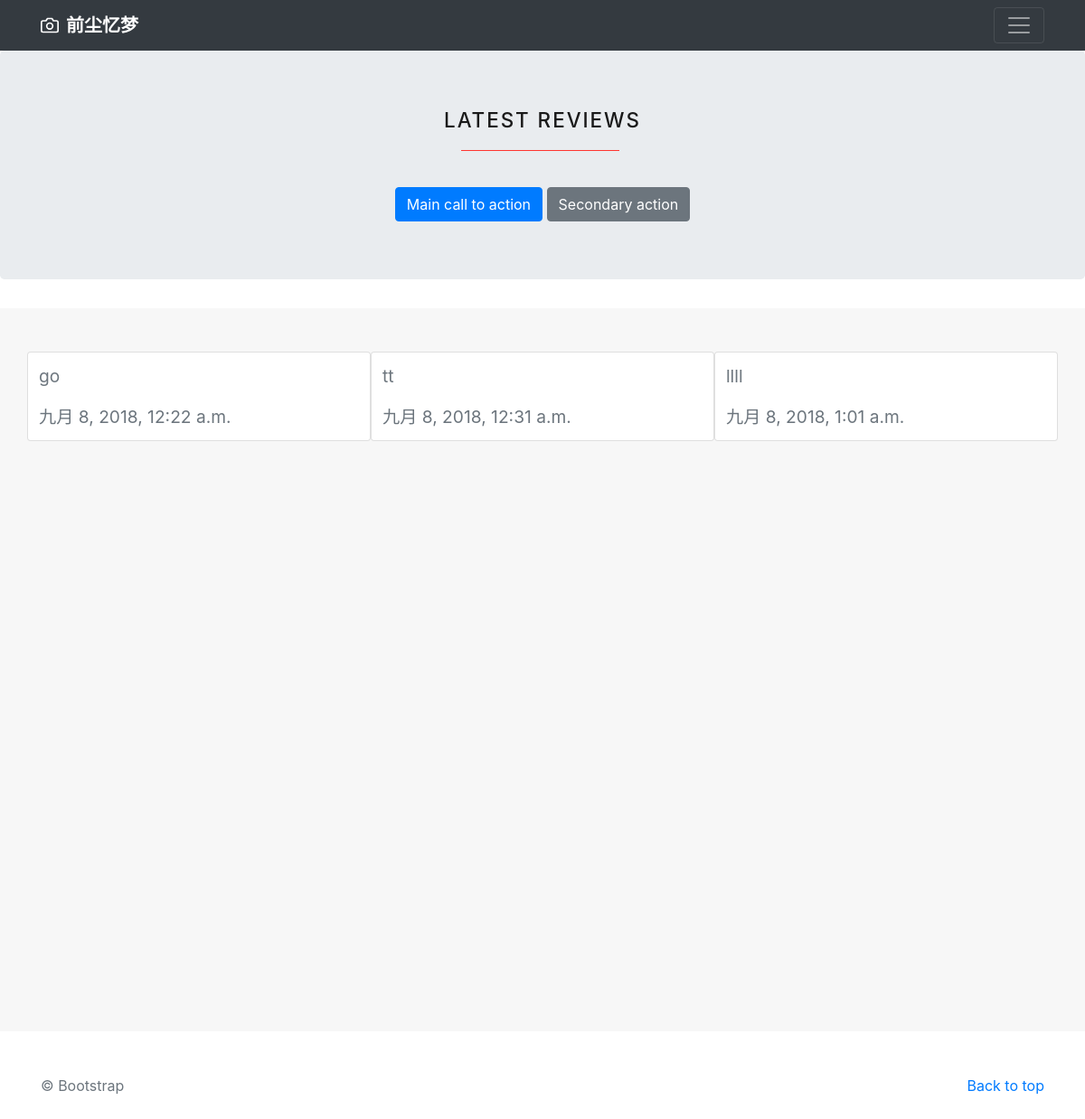
/, run on an earlier commit of the app's database.
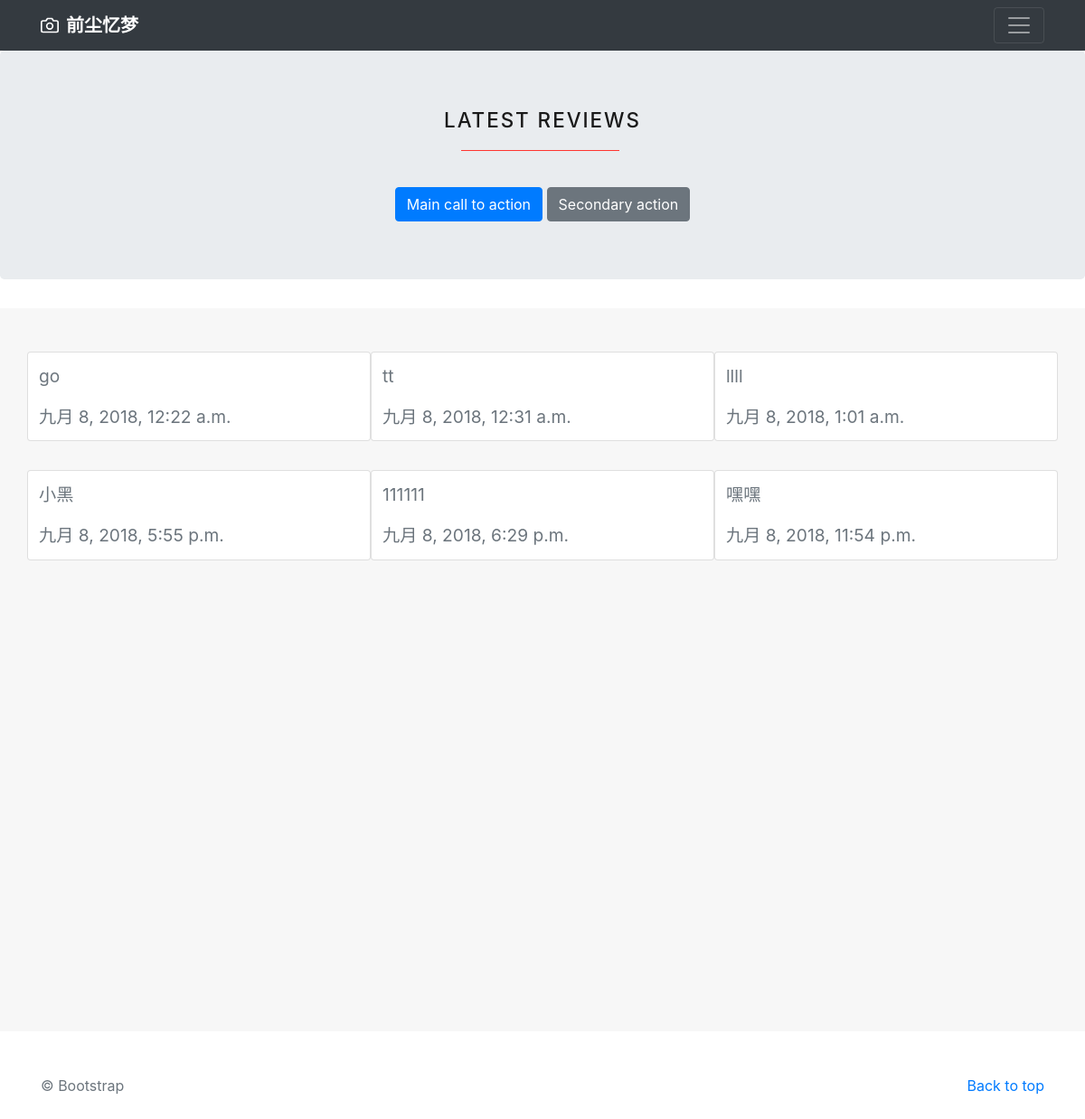
And on a later commit of the database.
### TYE/models.py (models this page shows, shortened)
class Archive(models.Model):
    title = models.TextField('标题', max_length=100)
    description = models.TextField('描述', max_length=2000, null=True, blank=True)
    votes = models.IntegerField('投票数', default=0, editable=False)
    file = models.FileField('文件', default=None, null=True, blank=True)
    img = models.ImageField('图片', null=True)
    img_thumbnail = ImageSpecField(
        source='img',
        processors=[Transpose(), SmartResize(200, 200)],
        format='JPEG',
        options={'quality': 75}
    )
    pub_date = models.DateTimeField('发布时间', default=datetime.now())
    days_of_born = models.IntegerField('出生天数', editable=False)

### TYE/views.py (the view)
# urls.py: path('', views.index, name='index'),
def index(request):
    template = loader.get_template('index.html')
    context = {'archives': Archive.objects.all()}
    return HttpResponse(template.render(context, request))

### templates/index.html
{% extends "base.html" %}
{% block main %}
    {% include "album.html" %}
{% endblock %}

### templates/base.html (shortened to what this page needs)
{% load static %}
{% load staticfiles %}
<!DOCTYPE html>
<html lang="en">
<head>
    <link rel="stylesheet" href="https://maxcdn.bootstrapcdn.com/bootstrap/4.0.0-beta.3/css/bootstrap.min.css"
>
    <link rel="stylesheet" href="{% static "album.css" %}">
    <link href="https://stackpath.bootstrapcdn.com/bootstrap/4.1.3/css/bootstrap.min.css" rel="stylesheet"
>
    <link href="{% static 'thickbox.css' %}" rel="stylesheet">
</head>
<body>
<header>
    <div class="navbar navbar-dark bg-dark">
        <div class="container d-flex justify-content-between">
            <a href="#" class="navbar-brand d-flex align-items-center">
                <strong>前尘忆梦</strong>
            </a>
            <button class="navbar-toggler collapsed" type="button" data-toggle="collapse" data-target="#navbarHeader" aria-controls="navbarHeader" aria-expanded="false"
                    aria-label="Toggle navigation">
                <span class="navbar-toggler-icon"></span>
            </button>
        </div>
    </div>
</header>
<main role="main">
    <section class="jumbotron text-center">
        <div class="container">
            <h1 class="page-title">
                <span>Latest Reviews</span>
            </h1>
            <p>
                <a href="#" class="btn btn-primary">Main call to action</a>
                <a href="#" class="btn btn-secondary">Secondary action</a>
            </p>
        </div>
    </section>
    {% block main %}
    {% endblock %}
</main>
<footer class="text-muted">
    <div class="container">
        <p class="float-right">
            <a href="#">Back to top</a>
        </p>
        <p>© Bootstrap</p>
    </div>
</footer>
</body>
</html>

### templates/album.html (shortened to what this page needs)
{% load staticfiles %}
{% load static %}
<div class="album text-muted">
    <div class="container">
        <div class="row">
            {% if archives %}
                {% for a in archives %}
                    <div class="card">
                        <p class="card-text">{{ a.description }}</p>
                        <p class="card-text">{{ a.pub_date }}</p>
                    </div>
                {% endfor %}
            {% endif %}
        </div>
    </div>
</div>

### static/album.css (style rules this page uses)
.navbar { margin-bottom: 0; }
.jumbotron { padding-top: 6rem; padding-bottom: 6rem; margin-bottom: 0; background-color: #fff; }
.jumbotron p:last-child { margin-bottom: 0; }
.jumbotron .container { max-width: 40rem; }
.album { min-height: 50rem; padding-top: 3rem; padding-bottom: 3rem; background-color: #f7f7f7; }
.card { float: left; width: 33.333%; padding: .75rem; margin-bottom: 2rem; border: 0; }
.card-text { font-size: 120%; }
footer { padding-top: 3rem; padding-bottom: 3rem; }
footer p { margin-bottom: .25rem; }
.page-title { text-transform: uppercase; text-align: center !important; font-size: 1.4rem; color: #1a1a1a; letter-spacing: 2px; margin-top: 0; margin-bottom: 40px; }
.page-title > span { position: relative; display: inline-block; padding-bottom: 20px; }
.page-title > span:after { position: absolute; left: calc(50% - 90px); bottom: 0; width: 175px; height: 1px; background: #ff3530; content: ""; }

### static/thickbox.css (style rules this page uses)
* { padding: 0; margin: 0; }

What changed in the data, as far as the page shows it:
added Archive: description "小黑", pub_date "九月 8, 2018, 5:55 p.m."
added Archive: description "111111", pub_date "九月 8, 2018, 6:29 p.m."
added Archive: description "嘿嘿", pub_date "九月 8, 2018, 11:54 p.m."
